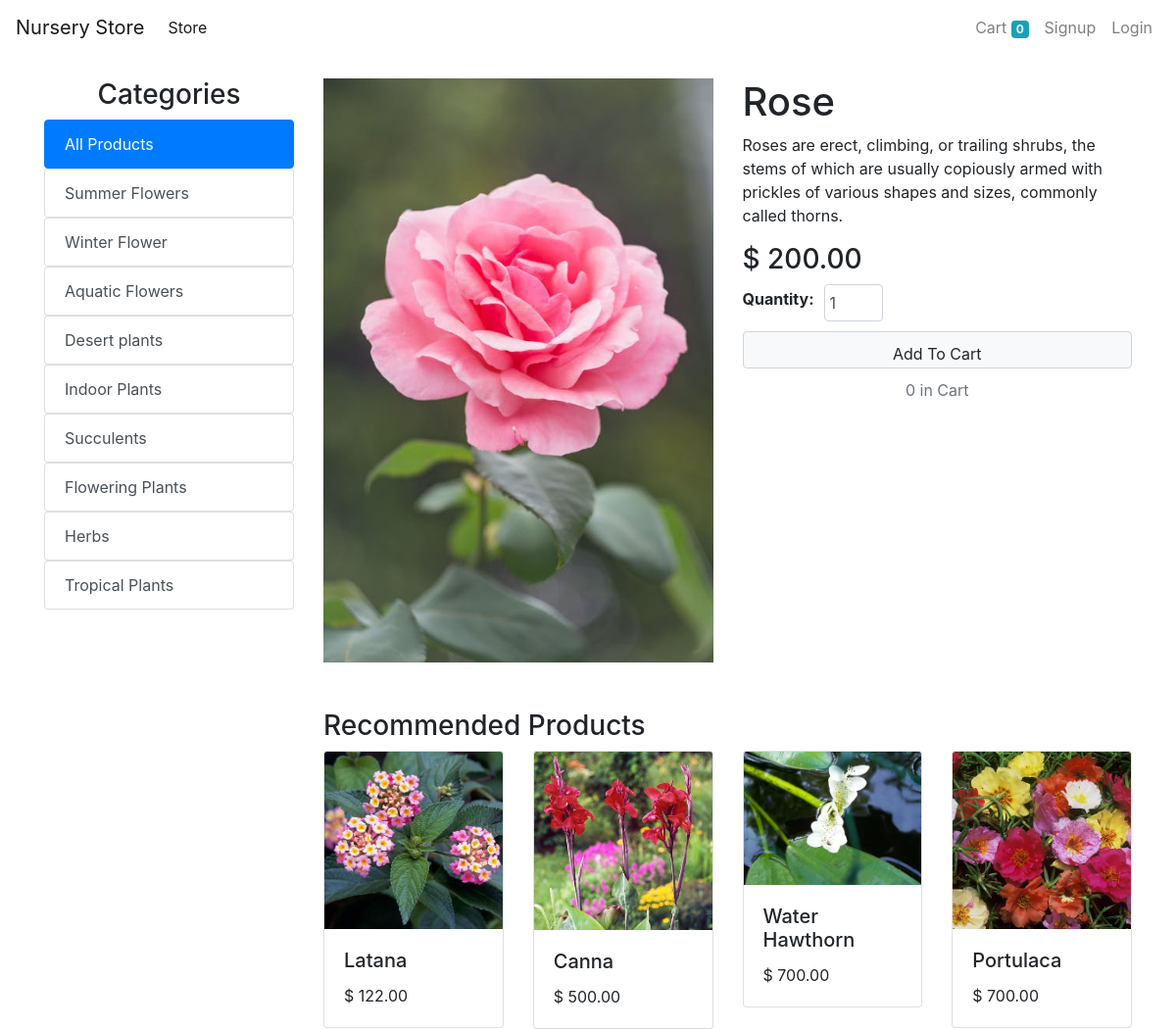
/product/1/, run on the app's committed database.
### store/models/category.py (models this page shows, shortened)
class Category(models.Model):
    name = models.CharField(max_length=20)

### store/models/product.py (models this page shows, shortened)
class Product(models.Model):
    name = models.CharField(max_length=100)
    price = models.DecimalField(max_digits=10, decimal_places=2)
    description = models.TextField()
    category = models.ForeignKey(Category, on_delete=models.CASCADE)
    image = models.ImageField(upload_to='products/', blank=True, null=True, default='path/to/default/image.jpg') # Ensure blank and null are set
    @staticmethod
    def get_all_products_by_categoryid(category_id):
        if category_id:
            return Product.objects.filter(category = category_id)
        else:
            return Product.get_all_products();

### store/views/home.py (the view, shortened to what this page needs)
# urls.py: path('product/<int:product_id>/', ProductDetail.as_view(), name='product_detail'),
class ProductDetail(View):
    def get(self, request, product_id):
        product = get_object_or_404(Product, id=product_id)
        recommendations = Product.get_all_products_by_categoryid(product.category.id).exclude(id=product_id)[:4]
        context = {
            'product': product,
            'recommendations': recommendations,
            'categories': Category.objects.all(),
        }
        return render(request, 'product_detail.html', context)

### store/templates/product_detail.html (shortened to what this page needs)
{% extends 'base.html' %}
{% load cart %}
{% load custom_filter %}
{% block content %}
<div class="container mt-4">
    <div class="row">
        <div class="col-lg-3">
            <h2 class="h3 text-center">Categories</h2>
            <div class="list-group">
                <a href="/" class="list-group-item list-group-item-action active">All Products</a>
            </div>
            {% for category in categories %}
            <div class="list-group">
                <a href="/?category={{category.id}}" class="list-group-item list-group-item-action">{{category.name}}</a>
            </div>
            {% endfor %}
        </div>
        <div class="col-lg-9">
            <div class="row">
                <div class="col-md-6">
                    <img src="{{ product.image.url }}" class="img-fluid" alt="{{ product.name }}">
                </div>
                <div class="col-md-6">
                    <h1>{{ product.name }}</h1>
                    <p>{{ product.description }}</p>
                    <h3>$ {{ product.price|floatformat:2 }}</h3>
                    <form action="{% url 'product_detail' product.id %}" method="POST" class="btn-block mb-2">
                        <div class="quantity-container">
                            <label for="quantity">Quantity:</label>
                            <input type="number" name="quantity" id="quantity" value="1" min="1" class="form-control">
                        </div>
                        <input type="submit" class="btn btn-light form-control" value="Add To Cart">
                    </form>
                    <div class="text-center cart-info">
                        {% if product|cart_quantity:request.session.cart %}
                        <p>{{ product|cart_quantity:request.session.cart }} in Cart</p>
                        {% else %}
                        <p>0 in Cart</p>
                        {% endif %}
                    </div>
                </div>
            </div>
            <div class="mt-5">
                <h3>Recommended Products</h3>
                <div class="row">
                    {% for recommendation in recommendations %}
                    <div class="col-md-3">
                        <div class="card">
                            <a href="{% url 'product_detail' recommendation.id %}" class="stretched-link">
                                <img src="{{ recommendation.image.url }}" class="card-img-top" alt="{{ recommendation.name }}">
                            </a>
                            <div class="card-body">
                                <h5 class="card-title">{{ recommendation.name }}</h5>
                                <p class="card-text">$ {{ recommendation.price|floatformat:2 }}</p>
                            </div>
                        </div>
                    </div>
                    {% endfor %}
                </div>
            </div>
        </div>
    </div>
</div>
{% endblock %}

### store/templates/base.html (shortened to what this page needs)
<!doctype html>
<html lang="en">
  <head>
    <link rel="stylesheet" href="https://stackpath.bootstrapcdn.com/bootstrap/4.5.2/css/bootstrap.min.css">
  </head>
  <body>
    <nav class="one-edge-shadow
  sticky-top navbar
  navbar-expand-lg
   navbar-light bg-white">
    <a class="navbar-brand" href="/">Nursery Store</a>
    <div class="collapse navbar-collapse" id="navbarSupportedContent">
      <ul class="navbar-nav mr-auto">
        <li class="nav-item active">
          <a class="nav-link" href="/store">Store <span class="sr-only">(current)</span></a>
        </li>
      </ul>
      <ul class=" navbar-nav my-2 my-lg-0">
        <li class="nav-item ">
          <a class="nav-link" href="/cart">Cart
           <span class="badge badge-info">{{request.session.cart.keys|length}}</span>
            <span class="sr-only">(current)</span></a>
        </li>
        {% if request.session.customer %}
        <li class="nav-item ">
          <a class="nav-link" href="/orders">Orders<span class="sr-only">(current)</span></a>
        </li>
        <li class="nav-item ">
          <a class="nav-link" href="/logout">Logout<span class="sr-only">(current)</span></a>
        </li>
        {% else %}
        <li class="nav-item ">
          <a class="nav-link" href="/signup">Signup<span class="sr-only">(current)</span></a>
        </li>
        <li class="nav-item ">
          <a class="nav-link" href="/login">Login<span class="sr-only">(current)</span></a>
        </li>
        {% endif %}
      </ul>
    </div>
  </nav>
    {% block content %}{% endblock  %}
  </body>
</html>

### store/templates/product_detail.html (style rules this page uses)
.quantity-container { display: flex; align-items: center; margin-bottom: 10px; }
.quantity-container label { margin-right: 10px; font-weight: bold; }
.quantity-container input[type="number"] { width: 60px; padding: 5px; border: 1px solid #ced4da; border-radius: 4px; margin-right: 10px; }
.btn-light { background-color: #f8f9fa; color: #212529; border: 1px solid #ced4da; border-radius: 4px; padding: 10px 15px; transition: background-color 0.3s ease; }
.cart-info { margin-top: 10px; font-size: 16px; color: #6c757d; }

### data on the page
Category: name "Summer Flowers"
Category: name "Winter Flower"
Category: name "Aquatic Flowers"
Category: name "Desert plants"
Category: name "Indoor Plants"
Category: name "Succulents"
Category: name "Flowering Plants"
Category: name "Herbs"
Category: name "Tropical Plants"
Product: image (picture), name "Rose", description "Roses are erect, climbing, or trailing shrubs, the stems of which are usually copiously armed with prickles of various shapes and sizes, commonly called thorns.", price "200.00"
Product: image (picture), name "Latana", price "122.00"
Product: image (picture), name "Canna", price "500.00"
Product: image (picture), name "Water Hawthorn", price "700.00"
Product: image (picture), name "Portulaca", price "700.00"

### other printed values
{{ request.session.cart.keys|length }} "0"
